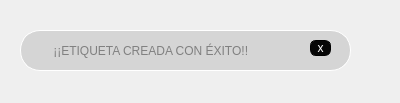
<?xml version="1.0" encoding="UTF-8"?>
<ui version="4.0">
 <class>Form</class>
 <widget class="QWidget" name="Form">
  <property name="geometry">
   <rect>
    <x>0</x>
    <y>0</y>
    <width>400</width>
    <height>103</height>
   </rect>
  </property>
  <property name="windowTitle">
   <string>Form</string>
  </property>
  <widget class="QWidget" name="widget" native="true">
   <property name="geometry">
    <rect>
     <x>20</x>
     <y>30</y>
     <width>331</width>
     <height>41</height>
    </rect>
   </property>
   <property name="styleSheet">
    <string notr="true">QWidget#widget{

background-color: rgb(213, 213, 213);

border-radius:20px;
	gridline-color: rgb(255, 255, 255);
	border-color: rgb(255, 255, 255);
border: 1px solid white;
}</string>
   </property>
   <widget class="QLabel" name="label_7">
    <property name="geometry">
     <rect>
      <x>10</x>
      <y>10</y>
      <width>21</width>
      <height>21</height>
     </rect>
    </property>
    <property name="styleSheet">
     <string notr="true">border-image: url(:/Iconos/verificado.png);</string>
    </property>
    <property name="text">
     <string/>
    </property>
   </widget>
   <widget class="QLabel" name="label_8">
    <property name="geometry">
     <rect>
      <x>40</x>
      <y>20</y>
      <width>271</width>
      <height>31</height>
     </rect>
    </property>
    <property name="styleSheet">
     <string notr="true">font: 14pt &quot;Lucida Console&quot;;
color:red
;
font: 70 10pt &quot;Rockwell Extra Bold&quot;;</string>
    </property>
    <property name="text">
     <string/>
    </property>
   </widget>
   <widget class="QLabel" name="label">
    <property name="geometry">
     <rect>
      <x>30</x>
      <y>-10</y>
      <width>261</width>
      <height>61</height>
     </rect>
    </property>
    <property name="styleSheet">
     <string notr="true">font: 14pt &quot;Lucida Console&quot;;
color:gray
;
font: 70 10pt &quot;Rockwell Extra Bold&quot;;</string>
    </property>
    <property name="text">
     <string> ¡¡ETIQUETA CREADA CON ÉXITO!!</string>
    </property>
   </widget>
   <widget class="QPushButton" name="cerrar_6">
    <property name="geometry">
     <rect>
      <x>290</x>
      <y>10</y>
      <width>21</width>
      <height>16</height>
     </rect>
    </property>
    <property name="cursor">
     <cursorShape>PointingHandCursor</cursorShape>
    </property>
    <property name="styleSheet">
     <string notr="true">QPushButton#cerrar_6{

background-color: rgb(6, 6, 6);
border-radius:6px;
border: 1px solid black;

font: 11pt &quot;MS Shell Dlg 2&quot;;
color: white;
}</string>
    </property>
    <property name="text">
     <string>x</string>
    </property>
   </widget>
  </widget>
 </widget>
 <resources>
  <include location="imagen.qrc"/>
 </resources>
 <connections/>
</ui>
